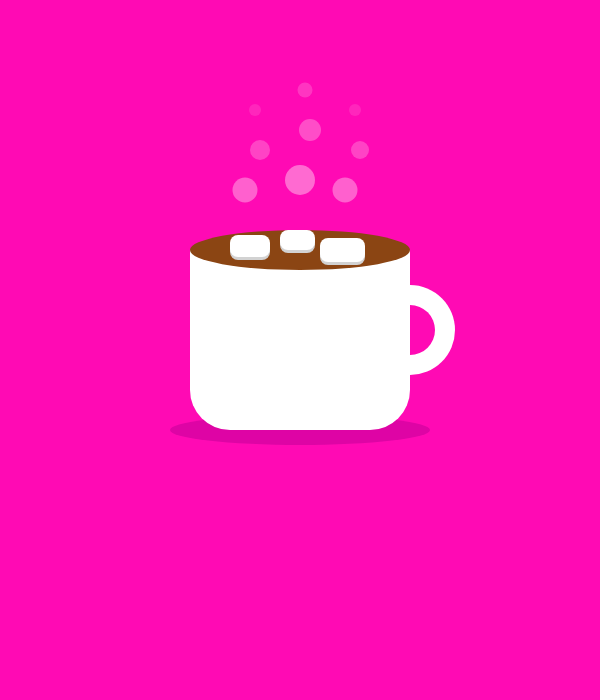
Frame 1 (no input)
Frame 60 (no input): identical to frame 1, image omitted
Frame 120 (the mouse pressed at the canvas centre since frame 60): identical to frame 1, image omitted

The p5.js sketch that drew this single still picture (run headless with seeded random() and noise() and a simulated clock; from frame 60 on, the mouse is pressed at the canvas centre):

// p5.js sketch
// ── sketch.js
function preload() {
  // put preload code here
}

function setup() {
  createCanvas(600, 700);
  console.log('p5.js version:', p5.VERSION);
  // put setup code here
  const message =
    "This is a template repository\nfor the course Laboratorio di Computergrafica\nCommunication Design, Politecnico di Milano";
  textAlign(CENTER, CENTER);
  textSize(16);
  text(message, width / 2, height / 2);
}

function draw() {
  // put drawing code here
  background(255, 10, 180);
  noStroke();

  // OMBRA TAZZA
  fill(200, 0, 155, 150); 
  ellipse(300, 430, 260, 30);

  // VAPORE
  // SX
  fill(255, 255, 255, 90);  ellipse(245, 190, 25, 25);
  fill(255, 255, 255, 60);  ellipse(260, 150, 20, 20);
  fill(255, 255, 255, 30);  ellipse(255, 110, 12, 12);
  // CX
  fill(255, 255, 255, 100); ellipse(300, 180, 30, 30);
  fill(255, 255, 255, 70);  ellipse(310, 130, 22, 22);
  fill(255, 255, 255, 45);  ellipse(305, 90, 15, 15);
  // DX
  fill(255, 255, 255, 90);  ellipse(345, 190, 25, 25);
  fill(255, 255, 255, 60);  ellipse(360, 150, 18, 18);
  fill(255, 255, 255, 30);  ellipse(355, 110, 12, 12);

  // MANICO TAZZA
   fill(255, 255, 255); 
  ellipse(410, 330, 90, 90);
  fill(255, 10, 180); // FORO 
  ellipse(410, 330, 50, 50)

  // TAZZA
  fill(255, 255, 255); 
  rect(190, 250, 220, 180, 0, 0, 40, 40);
  
  // CIOCCOLATA CALDA
  fill(139, 69, 19); 
  ellipse(300, 250, 220, 40);

   // MARSHMALLOWS
   // SX
  fill(210, 210, 210);        // OMBRA
  rect(230, 238, 40, 22, 8); 
  fill(255, 255, 255);        // BIANCO
  rect(230, 235, 40, 22, 8); 
  
  // DX
  fill(210, 210, 210);        // OMBRA
  rect(320, 241, 45, 24, 8); 
  fill(255, 255, 255);        // BIANCO
  rect(320, 238, 45, 24, 8); 
  
  // CX
  fill(210, 210, 210);        // OMBRA
  rect(280, 233, 35, 20, 8); 
  fill(255, 255, 255);        // BIANCO
  rect(280, 230, 35, 20, 8); 
}
